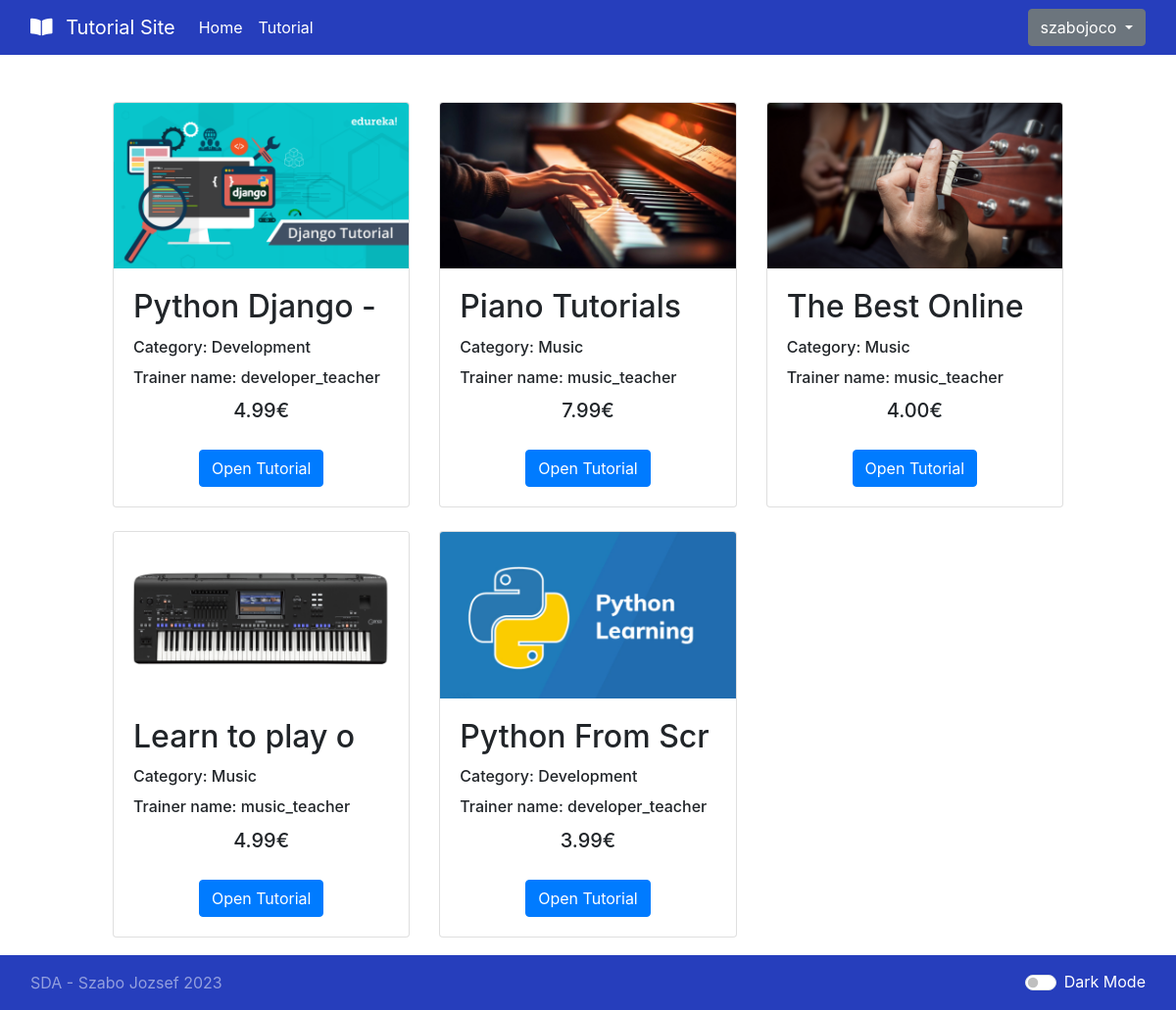
The app's page /my-tutorials/ (signed in), older data.
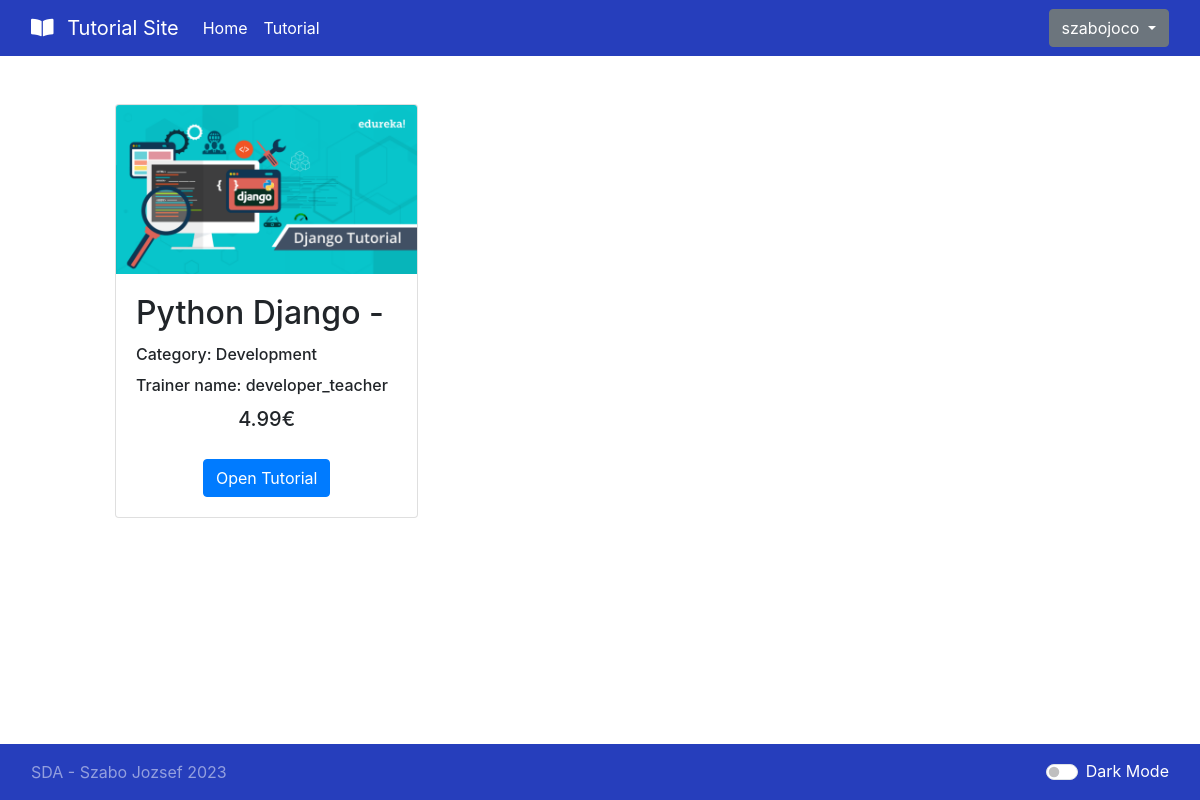
The same page, newer data.
### tutorial/models.py (models this page shows, shortened)
class UserTutorialPurchased(models.Model):
    user = models.ForeignKey(User, on_delete=models.CASCADE)
    tutorial = models.ForeignKey('Tutorial', on_delete=models.CASCADE)
    class Meta:
        unique_together = ['user', 'tutorial']

class Tutorial(models.Model):
    title = models.CharField(max_length=100)
    image = models.ImageField(upload_to='static/images/')
    category = models.ForeignKey(Category, on_delete=models.CASCADE)
    tutor = models.ForeignKey(User, on_delete=models.CASCADE)
    description = models.TextField()
    price = models.DecimalField(max_digits=10, decimal_places=2)
    description_long = models.TextField()
    link_url = models.URLField()
    content = models.TextField(blank=True, null=True)

class Category(models.Model):
    name = models.CharField(max_length=100)
    def __str__(self):
        return f"{self.name}"

### tutorial/views.py (the view)
# urls.py: path('my-tutorials/', views.my_tutorials, name='my_tutorials'),
@login_required
def my_tutorials(request):
    user = request.user
    purchased_tutorials = UserTutorialPurchased.objects.filter(user=user)
    return render(request, 'tutorial/my_tutorials.html', {
        'purchased_tutorials': purchased_tutorials,
    })

### templates/tutorial/my_tutorials.html (shortened to what this page needs)
{% extends 'base.html' %}
{% block content %}
    <div class="container-fluid my-container" style="padding-bottom: 50px;">
        <div class="row">
            <div class="col-10 offset-md-1">
                <div class="row">
                    {% for tutorial_dict in purchased_tutorials %}
                        <div class="col-md-4 mb-4 d-flex">
                            <div class="card flex-fill">
                                <img class="card-img-top" src="{{ tutorial_dict.tutorial.image.url }}" alt="{{ tutorial_dict.title }}">
                                <div class="card-body d-flex flex-column">
                                    <h2 class="card-title">{{ tutorial_dict.tutorial.title|slice:":15" }}</h2>
                                    <h6 class="card-title">Category: {{ tutorial_dict.tutorial.category }}</h6>
                                    <h6 class="card-title">Trainer name: {{ tutorial_dict.tutorial.tutor }}</h6>
                                    <div class="text-center mt-auto">
                                        <h5 class="card-title">{{ tutorial_dict.tutorial.price }}€</h5>
                                    </div>
                                    <div class="mt-3 d-flex justify-content-center">
                                        <a href="{% url 'tutorial_content' tutorial_dict.tutorial.id %}" class="btn btn-primary">Open Tutorial</a>
                                    </div>
                                </div>
                            </div>
                        </div>
                    {% endfor %}
                </div>
            </div>
        </div>
    </div>
{% endblock %}

Row changes from the older to the newer data that the page shows:
removed UserTutorialPurchased: tutorial.image (picture), tutorial "Piano Tutorials", tutorial.category "Music", tutorial.tutor "music_teacher", tutorial.price "7.99"
removed UserTutorialPurchased: tutorial.image (picture), tutorial "The Best Online", tutorial.category "Music", tutorial.tutor "music_teacher", tutorial.price "4.00"
removed UserTutorialPurchased: tutorial.image (picture), tutorial "Learn to play o", tutorial.category "Music", tutorial.tutor "music_teacher", tutorial.price "4.99"
removed UserTutorialPurchased: tutorial.image (picture), tutorial "Python From Scr", tutorial.category "Development", tutorial.tutor "developer_teacher", tutorial.price "3.99"
